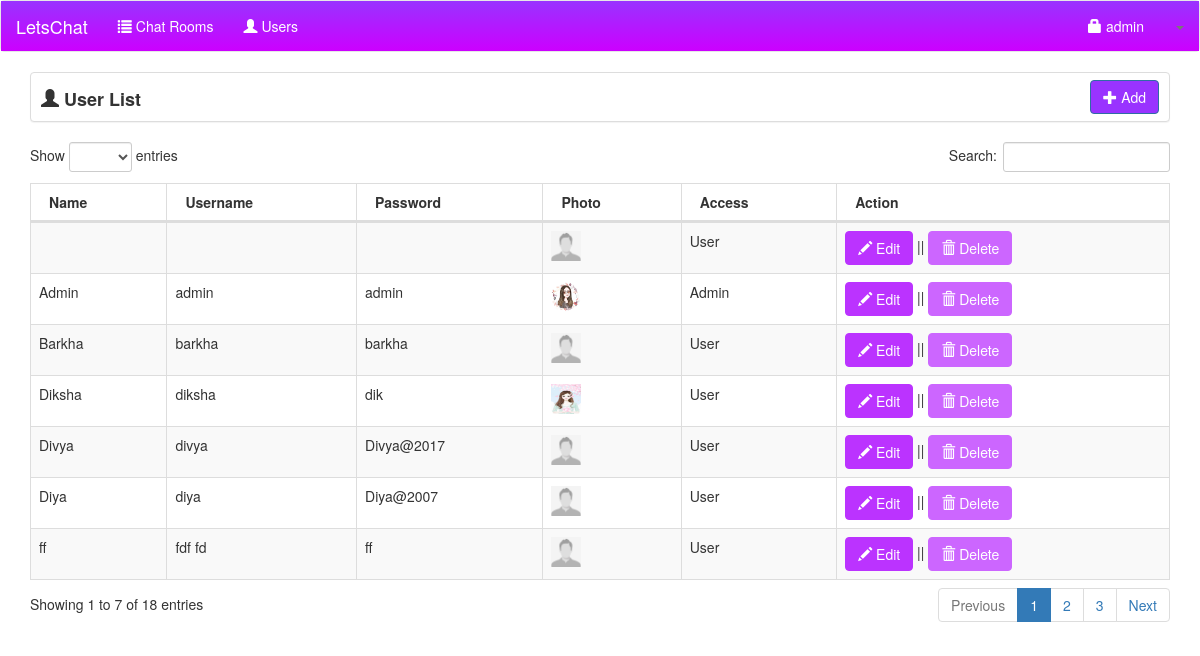
The page /admin/user.php (signed in) on the database its author committed.
### tables this page shows
CREATE TABLE IF NOT EXISTS `user` (
  `userid` int(11) NOT NULL AUTO_INCREMENT,
  `username` varchar(30) NOT NULL,
  `password` varchar(150) NOT NULL,
  `uname` varchar(60) NOT NULL,
  `Photo` blob,
  `access` int(1) NOT NULL DEFAULT '2',
  PRIMARY KEY (`userid`)
);

### admin/session.php (called while the page is built, shortened)
<?php
	include('../conn.php');
	$sq=mysqli_query($conn,"select * from `user` where userid='".$_SESSION['id']."'");
	$srow=mysqli_fetch_array($sq);
	$user=$srow['username'];
?>

### admin/userlist.php (the view, shortened to what this page needs)
<div class="col-lg-12">
    <div class="panel panel-default" style="height:50px;">
		<span style="font-size:18px; margin-left:10px; position:relative; top:13px;"><strong><span class="glyphicon glyphicon-user"></span> User List</strong></span>
		<div class="pull-right" style="margin-right:10px; margin-top:7px;">
			<a href="#add_user" data-toggle="modal" class="btn btn-primary but"><span class="glyphicon glyphicon-plus"></span> Add</a>
		</div>
	</div>
	<table width="100%" class="table table-striped table-bordered table-hover" id="userList">
        <thead>
            <tr>
                <th>Name</th>
				<th>Username</th>
				<th>Password</th>
				<th>Photo</th>
				<th>Access</th>
				<th>Action</th>
			</tr>
		</thead>
		<tbody>
		<?php
			$query=mysqli_query($conn,"select * from `user` order by uname asc");
			while($row=mysqli_fetch_array($query)){
			?>
			<tr>
				<td><input type="hidden" id="ename<?php echo $row['userid']; ?>" value="<?php echo $row['uname']; ?>"><?php echo $row['uname']; ?></td>
				<td><input type="hidden" id="eusername<?php echo $row['userid']; ?>" value="<?php echo $row['username']; ?>"><?php echo $row['username']; ?></td>
				<td><input type="hidden" id="epassword<?php echo $row['userid']; ?>" value="<?php echo $row['password']; ?>"><?php echo $row['password']; ?></td>
				<td><img src="../<?php if(empty($row['Photo'])){echo "upload/profile.jpg";}else{echo $row['Photo'];} ?>" height="30px;" width="30px;"></td>
				<td>
					<?php
						if ($row['access']==1){
							echo "Admin";
						}
						else{
							echo "User";
						}
					?>
				</td>
				<td>
					<button type="button" class="btn btn-warning edituser b1" value="<?php echo $row['userid']; ?>"><span class="glyphicon glyphicon-pencil"></span> Edit</button> ||
					<button type="button" class="btn btn-danger deleteuser b2" value="<?php echo $row['userid']; ?>"><span class="glyphicon glyphicon-trash"></span> Delete</button>
				</td>
			</tr>
			<?php
			}
		?>
        </tbody>
    </table>
</div>

### admin/navbar.php (shortened to what this page needs)
<!doctype html>
<html>
	<head>
	</head>
<nav class="navbar navbar-default navi">
    <div class="container-fluid navi">
		<div class="navbar-header">
			<a class="navbar-brand w" href="">LetsChat</a>
		</div>
		<ul class="nav navbar-nav">
			<li><a class="w" href="index.php"><span class="glyphicon glyphicon-list"></span> Chat Rooms</a></li>
			<li><a class="w" href="user.php"><span class="glyphicon glyphicon-user"></span> Users</a></li>
		</ul>
		<ul class="nav navbar-nav navbar-right">
			<li><a class="w" href="#account" data-toggle="modal"><span class="glyphicon glyphicon-lock"></span> <?php echo $user; ?></a></li>
			<li class="dropdown">
				<a class="dropdown-toggle" data-toggle="dropdown" href="#"><span class="caret"></span></a>
			</li>
		</ul>
    </div>
</nav>
</html>

### admin/navbar.php (style rules this page uses)
.navi { background:linear-gradient(to bottom, #9933ff 0%, #cc00ff 100%); }
.w { color:white !important; }

### admin/userlist.php (style rules this page uses)
.but { background-color:#9933ff !important; }
.b1 { background-color:#bb33ff !important; border: 1px solid #bb33ff; transition-duration:0.4s; }
.b2 { background-color:#cc66ff !important; border: 1px solid #cc66ff; transition-duration:0.4s; }

### admin/cruduser_modal.php (style rules this page uses)
.but { background-color:#9933ff !important; }
.b1 { background-color:#bb33ff !important; border: 1px solid #bb33ff; transition-duration:0.4s; }
.b2 { background-color:#cc66ff !important; border: 1px solid #cc66ff; transition-duration:0.4s; }

### admin/modal.php (style rules this page uses)
.but { background-color:#9933ff !important; }
.b1 { background-color:#bb33ff !important; border: 1px solid #bb33ff; transition-duration:0.4s; }
.b2 { background-color:#cc66ff !important; border: 1px solid #cc66ff; transition-duration:0.4s; }

### rows shown on the page
user: username "admin", uname "Admin", password "admin", Photo (picture), access "Admin", $row['userid'] 1 (drawn)
user: access "User", $row['userid'] 9 (drawn)
user: uname "Barkha", username "barkha", password "barkha", access "User", $row['userid'] 3 (drawn)
user: uname "Diksha", username "diksha", password "dik", Photo (picture), access "User", $row['userid'] 4 (drawn)
user: uname "Divya", username "divya", password "Divya@2017", access "User", $row['userid'] 24 (drawn)
user: uname "Diya", username "diya", password "Diya@2007", access "User", $row['userid'] 23 (drawn)
user: uname "ff", username "fdf fd", password "ff", access "User", $row['userid'] 11 (drawn)
